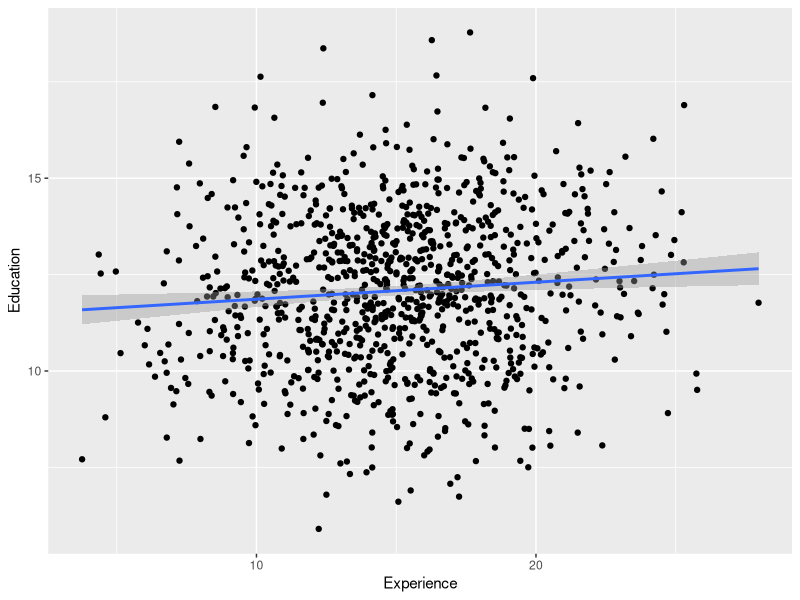
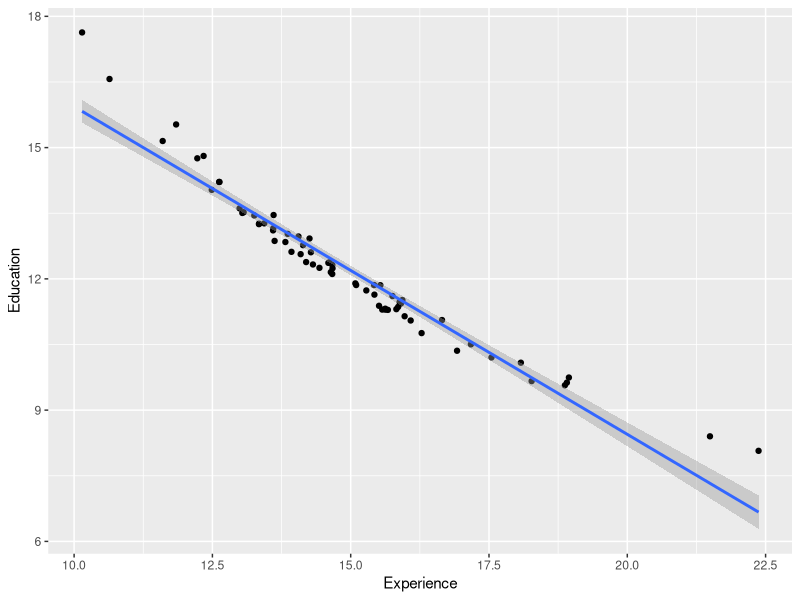
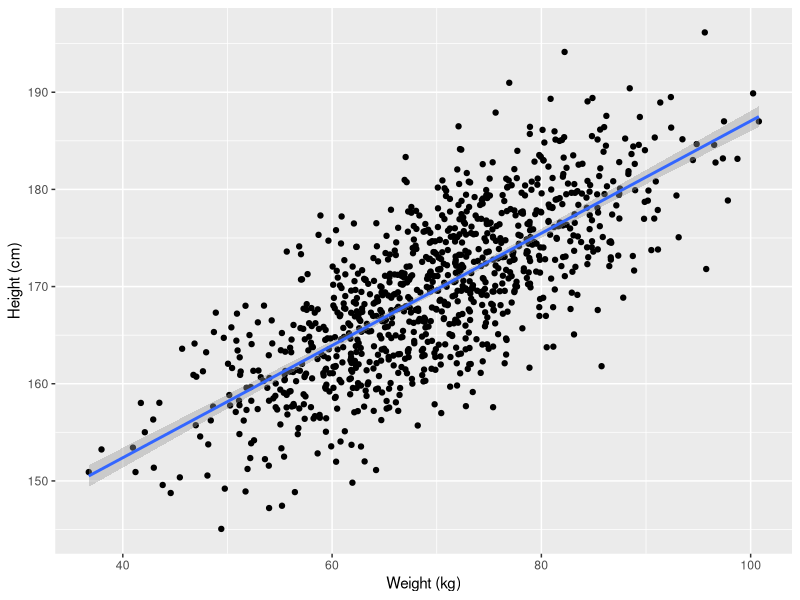
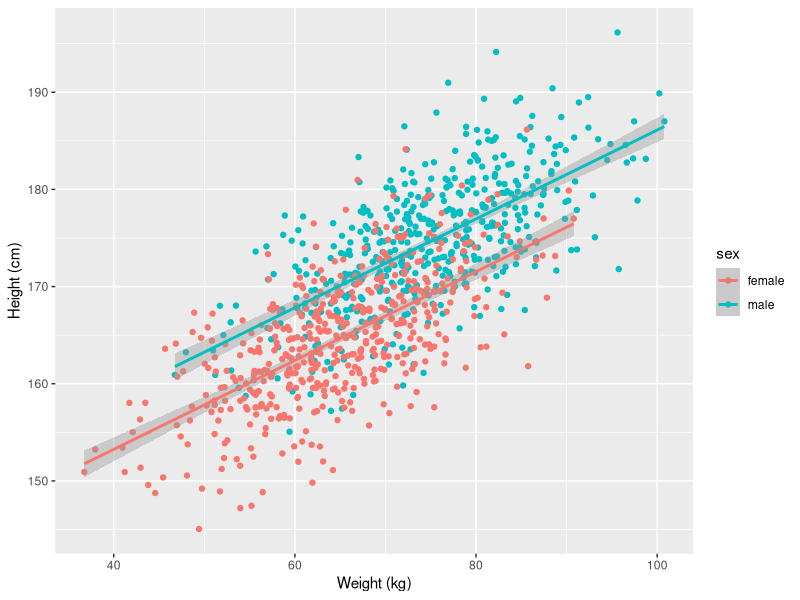
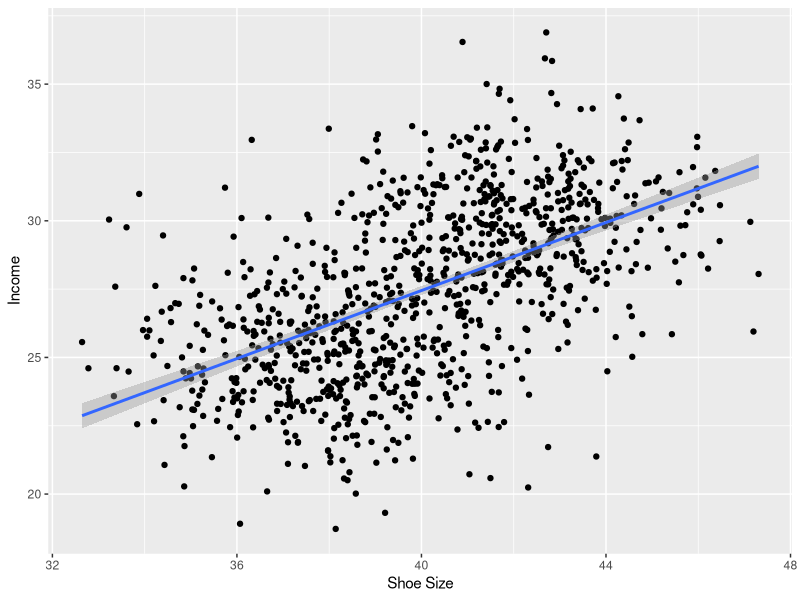
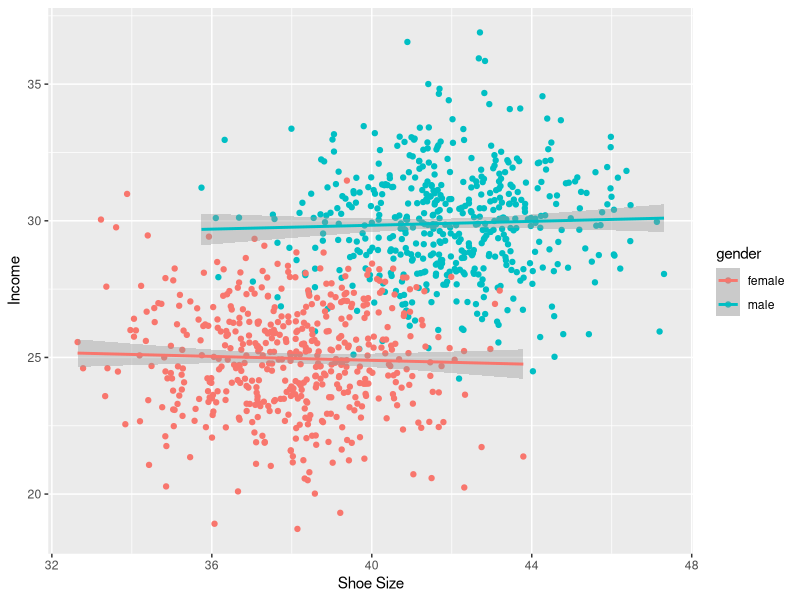

These figures' R source, in order:
## ---- chunk 1
library(dplyr)
set.seed(123) # for consistent results

# experience - 1000 samples with mean of 15 and of 4 (years)
exp <- rnorm(1000, 15, 4) 

# education - 1000 samples with mean of 12 and of 2 (years)
educ <- rnorm(1000, 12, 2)

# salary - 20,000 plus 100 times the product of experience and education (euro)
salary <- 20000 + 100 * (exp*educ) 

# join the dataset
dat <- data.frame(exp, educ, salary) 
## ---- chunk 2
library(ggplot2)

salaryPlot <- ggplot(dat, aes(x = exp, y = educ)) +
  geom_point() + 
  xlab("Experience") + 
  ylab("Education") +
  geom_smooth(method = 'lm')

salaryPlot
## ---- chunk 3
mean(dat$salary)

dat <- dat %>% 
  subset(salary >= 37500 & salary < 38500)
## ---- chunk 4
meanSalaryPlot <- ggplot(dat, 
                         aes(x = exp, y = educ)) +
  geom_point() + 
  xlab("Experience") + 
  ylab("Education") +
  geom_smooth(method = 'lm')

meanSalaryPlot
## ---- chunk 5
# sex - replicate male and female 500 times each 
sex <- rep(c("male", "female"), each = 500) 

# height - mean of 165 and sd of 7, plus 7 if the observation is male
height <- rnorm(500, 165, 7) + 
  10 * as.numeric(sex == "male") 

# weight - a function of height plus a random disturbance with mean 0 and sd 7
weight <- (height - 100) + rnorm(500, 0, 7)

# join the data
dat2 <- data.frame(sex, height, weight)
## ---- chunk 6
heightWeight <- ggplot(dat2, 
                       aes(x = weight, y = height)) +
  geom_point() + 
  xlab("Weight (kg)") + 
  ylab("Height (cm)") +
  geom_smooth(method = 'lm')

heightWeight
## ---- chunk 7
heightWeightGender <- ggplot(dat2, 
                             aes(x = weight, y = height, 
                                 color = sex)) +
  geom_point() + 
  xlab("Weight (kg)") + 
  ylab("Height (cm)") +
  geom_smooth(method = 'lm')

heightWeightGender
## ---- chunk 8
# gender - replicate male and female 500 times each
gender <- rep(c("male", "female"), each = 500) 

# shoe size - random number with mean 38 and sd 4, plus 4 if the observation is male
shoeSize <- rnorm(1000, 38, 2) + 
  4 * as.numeric(gender == "male") 

# income - a random number with mean 25 and sd 2, plus 5 if the observation is male
income = rnorm(1000, 25, 2) + 
  5 * as.numeric(gender == "male") 

dat3 <- data.frame(gender, shoeSize, income, 
                   stringsAsFactors = FALSE)
## ---- chunk 9
shoePlot <- ggplot(dat3, 
                   aes(x = shoeSize, y = income)) +
  geom_point() +
  geom_smooth(method = 'lm') + 
  xlab("Shoe Size") + ylab("Income")

shoePlot
## ---- chunk 10
shoePlotGender <- ggplot(dat3, 
                         aes(x = shoeSize, y = income, 
                             color = gender)) +
  geom_point() + 
  geom_smooth(method = 'lm') +
  xlab("Shoe Size") + ylab("Income") 

shoePlotGender
